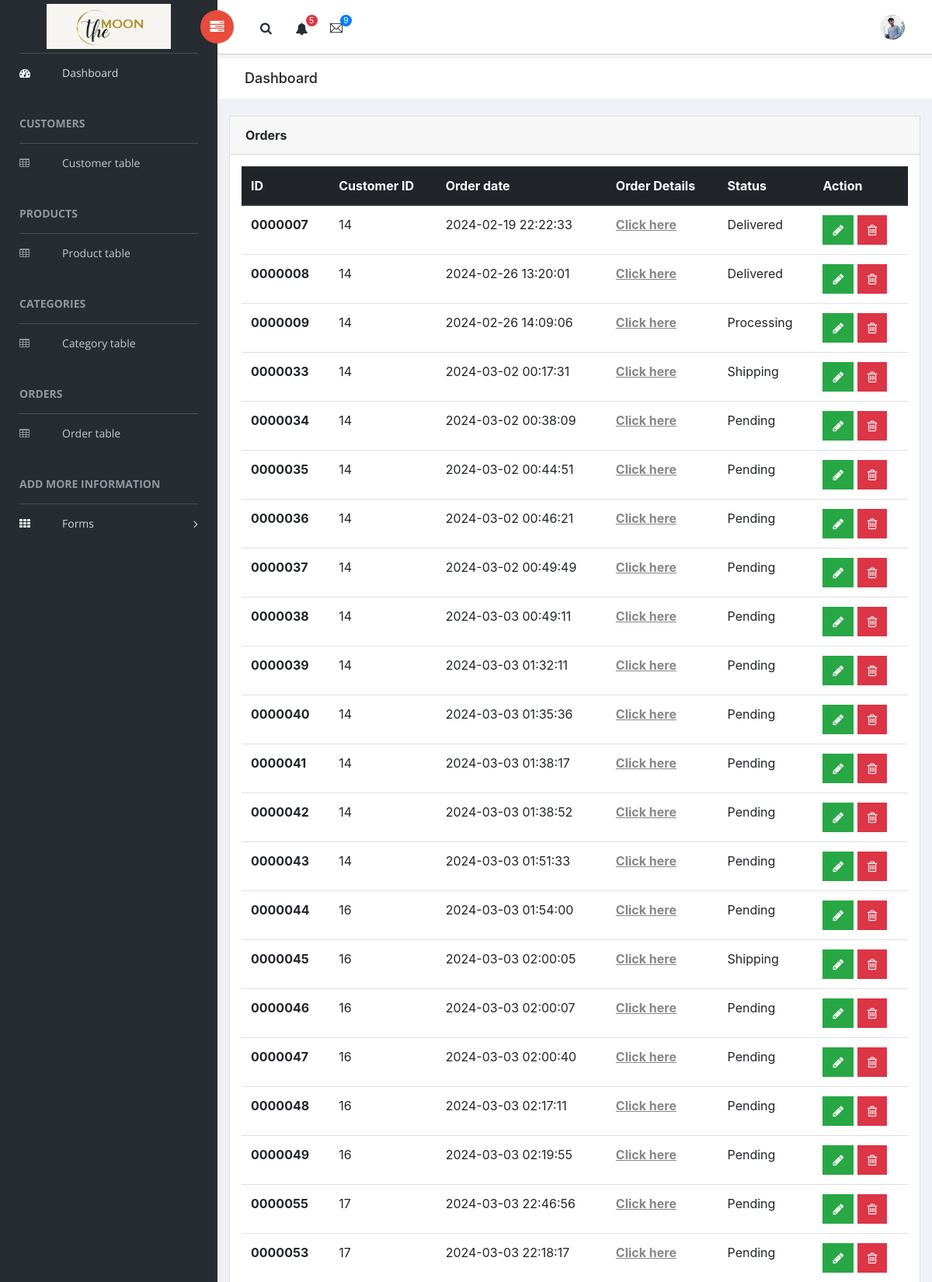
The app's page /Admin/tables-orders-not.php (upper part) with its own data.
### tables this page shows
CREATE TABLE `orders` (
  `oid` int(7) UNSIGNED ZEROFILL NOT NULL,
  `ototal` int(7) NOT NULL,
  `odate` datetime NOT NULL,
  `member_id` int(7) NOT NULL,
  `status` varchar(100) NOT NULL,
  `payment` varchar(50) DEFAULT NULL
);

### Admin/tables-orders-not.php (the view, shortened to what this page needs)
<?php
    include ("include/config.php");
?>
<!doctype html>
<html class="no-js" lang="en">
<head>
    <link rel="stylesheet" href="vendors/bootstrap/dist/css/bootstrap.min.css">
    <link rel="stylesheet" href="vendors/font-awesome/css/font-awesome.min.css">
    <link rel="stylesheet" href="vendors/themify-icons/css/themify-icons.css">
    <link rel="stylesheet" href="vendors/flag-icon-css/css/flag-icon.min.css">
    <link rel="stylesheet" href="vendors/selectFX/css/cs-skin-elastic.css">
    <link rel="stylesheet" href="assets/css/style.css">
</head>
<body>
    <?php
            include ("include/sidebar.php");
    ?>
    <div id="right-panel" class="right-panel">
        <header id="header" class="header">
            <div class="header-menu">
                <div class="col-sm-7">
                    <a id="menuToggle" class="menutoggle pull-left"><i class="fa fa fa-tasks"></i></a>
                    <div class="header-left">
                        <button class="search-trigger"><i class="fa fa-search"></i></button>
                        <div class="dropdown for-notification">
                            <button class="btn btn-secondary dropdown-toggle" type="button" id="notification" row-toggle="dropdown" aria-haspopup="true" aria-expanded="false">
                                <i class="fa fa-bell"></i>
                                <span class="count bg-danger">5</span>
                            </button>
                        </div>
                        <div class="dropdown for-message">
                            <button class="btn btn-secondary dropdown-toggle" type="button"
                                id="message"
                                row-toggle="dropdown" aria-haspopup="true" aria-expanded="false">
                                <i class="ti-email"></i>
                                <span class="count bg-primary">9</span>
                            </button>
                        </div>
                    </div>
                </div>
                <div class="col-sm-5">
                    <div class="user-area dropdown float-right">
                        <a href="#" class="dropdown-toggle" row-toggle="dropdown" aria-haspopup="true" aria-expanded="false">
                            <img class="user-avatar rounded-circle" src="images/admin.jpeg" alt="User Avatar">
                        </a>
                    </div>
                    <div class="language-select dropdown" id="language-select">
                        <a class="dropdown-toggle" href="#" row-toggle="dropdown"  id="language" aria-haspopup="true" aria-expanded="true">
                            <i class="flag-icon flag-icon-us"></i>
                        </a>
                    </div>
                </div>
            </div>
        </header>
        <div class="breadcrumbs">
            <div class="col-sm-4">
                <div class="page-header float-left">
                    <div class="page-title">
                        <h1>Dashboard</h1>
                    </div>
                </div>
            </div>
            <div class="col-sm-8">
                <div class="page-header float-right">
                </div>
            </div>
        </div>
        <div class="content mt-3">
            <div class="animated fadeIn">
                <div class="row">
                    <div class="col-lg-12">
                        <div class="card">
                            <div class="card-header">
                                <strong class="card-title">Orders</strong>
                            </div>
                            <div class="card-body">
                                <table class="table">
                                    <thead class="thead-dark">
                                        <tr>
                                            <th scope="col">ID</th>
                                            <th scope="col">Customer ID</th>
                                            <th scope="col">Order date</th>
                                            <th scope="col">Order Details</th>
                                            <th scope="col">Status</th>
                                            <th scope="col">Action</th>
                                        </tr>
                                    </thead>
                                    <tbody>
                                        <?php
                                            $sql = "SELECT * FROM `orders`
                                            INNER JOIN customer ON orders.member_id = customer.c_id";
                                            $result = mysqli_query($conn,$sql);
                                            while ($row = mysqli_fetch_assoc($result)){
                                            ?>
                                            <tr>
                                                <th scope="row"><?=$row['oid'];?></th>
                                                <td><?=$row['member_id'];?></td>
                                                <td><?=$row['odate'];?></td>
                                                <td><a href="tables-orders_details.php?a=<?=$row['oid'];?>"><strong><u>Click here</u></strong></a></td>
                                                <td><?=$row['status'];?></td>
                                                <td>
                                                <a href="update-orders.php?oid=<?=$row['oid'];?> " onClick="return confirm('Do you want to UPDATE this order?');">
                                                    <button type="button" class="btn btn-success">
                                                        <i class="fa fa-pencil"></i>
                                                    </button>
                                                </a>
                                                <a href="include/delete-order.php?oid=<?=$row['oid'];?> " onClick="return confirm('Are you sure to delete this order?');">
                                                    <button type="button" class="btn btn-danger">
                                                        <i class="fa fa-trash-o"></i>
                                                    </button>
                                                </a>
                                                </td>
                                            </tr>
                                        <?php
                                        }
                                        ?>
                                    </tbody>
                                </table>
                            </div>
                        </div>
                    </div>
                </div>
            </div>
        </div>
    </div>
</body>
</html>

### records on screen
orders: oid "0000007", member "14", odate "2024-02-19 22:22:33", status "Delivered"
orders: oid "0000008", member "14", odate "2024-02-26 13:20:01", status "Delivered"
orders: oid "0000009", member "14", odate "2024-02-26 14:09:06", status "Processing"
orders: oid "0000033", member "14", odate "2024-03-02 00:17:31", status "Shipping"
orders: oid "0000034", member "14", odate "2024-03-02 00:38:09", status "Pending"
orders: oid "0000035", member "14", odate "2024-03-02 00:44:51", status "Pending"
orders: oid "0000036", member "14", odate "2024-03-02 00:46:21", status "Pending"
orders: oid "0000037", member "14", odate "2024-03-02 00:49:49", status "Pending"
orders: oid "0000038", member "14", odate "2024-03-03 00:49:11", status "Pending"
orders: oid "0000039", member "14", odate "2024-03-03 01:32:11", status "Pending"
orders: oid "0000040", member "14", odate "2024-03-03 01:35:36", status "Pending"
orders: oid "0000041", member "14", odate "2024-03-03 01:38:17", status "Pending"
orders: oid "0000042", member "14", odate "2024-03-03 01:38:52", status "Pending"
orders: oid "0000043", member "14", odate "2024-03-03 01:51:33", status "Pending"
orders: oid "0000044", member "16", odate "2024-03-03 01:54:00", status "Pending"
orders: oid "0000045", member "16", odate "2024-03-03 02:00:05", status "Shipping"
orders: oid "0000046", member "16", odate "2024-03-03 02:00:07", status "Pending"
orders: oid "0000047", member "16", odate "2024-03-03 02:00:40", status "Pending"
orders: oid "0000048", member "16", odate "2024-03-03 02:17:11", status "Pending"
orders: oid "0000049", member "16", odate "2024-03-03 02:19:55", status "Pending"
orders: oid "0000055", member "17", odate "2024-03-03 22:46:56", status "Pending"
orders: oid "0000053", member "17", odate "2024-03-03 22:18:17", status "Pending"
